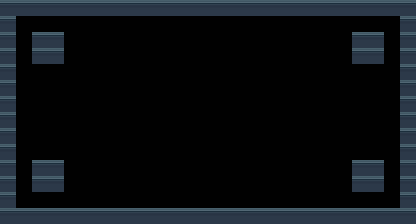

This is a level from a 2D game, rendered from its Tiled map with the project's own tilesets. A one-line summary and the complete map file follow:
An orthogonal 26x14 tile map with 16x16 px tiles, 2 tile layers (terreno, marcadores).

<map version="1.10" tiledversion="1.11.0" orientation="orthogonal" renderorder="right-down" width="26" height="14" tilewidth="16" tileheight="16" infinite="0" nextlayerid="3" nextobjectid="1">
 <properties>
  <property name="tipo" value="inicio" />
  <property name="nombre" value="faro" />
 </properties>
 <tileset firstgid="1" source="muelle.tsx" />
 <layer id="1" name="terreno" width="26" height="14">
  <data encoding="csv">
1,1,1,1,1,1,1,1,1,1,1,1,1,1,1,1,1,1,1,1,1,1,1,1,1,1,
1,0,0,0,0,0,0,0,0,0,0,0,0,0,0,0,0,0,0,0,0,0,0,0,0,1,
1,0,1,1,0,0,0,0,0,0,0,0,0,0,0,0,0,0,0,0,0,0,1,1,0,1,
1,0,1,1,0,0,0,0,0,0,0,0,0,0,0,0,0,0,0,0,0,0,1,1,0,1,
1,0,0,0,0,0,0,0,0,0,0,0,0,0,0,0,0,0,0,0,0,0,0,0,0,1,
1,0,0,0,0,0,0,0,0,0,0,0,0,0,0,0,0,0,0,0,0,0,0,0,0,1,
1,0,0,0,0,0,0,0,0,0,0,0,0,0,0,0,0,0,0,0,0,0,0,0,0,1,
1,0,0,0,0,0,0,0,0,0,0,0,0,0,0,0,0,0,0,0,0,0,0,0,0,1,
1,0,0,0,0,0,0,0,0,0,0,0,0,0,0,0,0,0,0,0,0,0,0,0,0,1,
1,0,0,0,0,0,0,0,0,0,0,0,0,0,0,0,0,0,0,0,0,0,0,0,0,1,
1,0,1,1,0,0,0,0,0,0,0,0,0,0,0,0,0,0,0,0,0,0,1,1,0,1,
1,0,1,1,0,0,0,0,0,0,0,0,0,0,0,0,0,0,0,0,0,0,1,1,0,1,
1,0,0,0,0,0,0,0,0,0,0,0,0,0,0,0,0,0,0,0,0,0,0,0,0,1,
1,1,1,1,1,1,1,1,1,1,1,1,1,1,1,1,1,1,1,1,1,1,1,1,1,1
</data>
 </layer>
 <layer id="2" name="marcadores" width="26" height="14">
  <data encoding="csv">
0,0,0,0,0,0,0,0,0,0,0,0,0,0,0,0,0,0,0,0,0,0,0,0,0,0,
0,0,0,0,0,0,0,0,0,0,0,0,0,0,0,0,0,0,0,0,0,0,0,0,0,0,
0,0,0,0,0,0,0,0,0,0,0,0,0,0,0,0,0,0,0,0,0,0,0,0,0,0,
0,0,0,0,0,0,0,0,0,0,0,0,0,0,0,0,0,0,0,0,0,0,0,0,0,0,
0,0,0,0,0,0,0,0,0,0,0,0,0,0,0,0,0,0,0,0,0,0,0,0,0,0,
0,0,0,0,0,0,0,0,0,0,0,0,0,0,0,0,0,0,0,0,0,0,0,0,0,0,
0,0,0,0,0,0,0,0,0,0,0,0,0,0,0,0,0,0,0,0,0,0,0,0,0,0,
0,0,0,0,0,0,0,0,0,0,0,0,0,0,0,0,0,0,0,0,0,0,0,0,0,0,
0,0,0,0,0,0,0,0,0,0,0,0,0,0,0,0,0,0,0,0,0,0,0,0,0,0,
0,0,0,0,0,0,0,0,0,0,0,0,0,0,0,0,0,0,0,0,0,0,0,0,0,0,
0,0,0,0,0,0,0,0,0,0,0,0,0,0,0,0,0,0,0,0,0,0,0,0,0,0,
0,0,0,0,0,0,0,0,0,0,0,0,0,0,0,0,0,0,0,0,0,0,0,0,0,0,
0,0,0,0,0,0,0,0,0,0,0,0,0,0,0,0,0,0,0,0,0,0,0,0,0,0,
0,0,0,0,0,0,0,0,0,0,0,0,0,0,0,0,0,0,0,0,0,0,0,0,0,0
</data>
 </layer>
</map>
